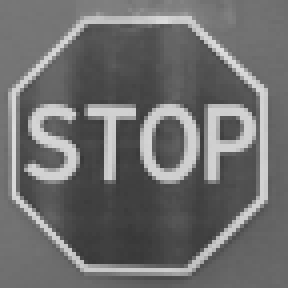
//> input picture openCV/Poligon0.png, 72 x 72 px (shown 4 times larger)
$ ./desk   (built with g++ and OpenCV 4)
//> lines starting //> are read from the running program, lines starting //| are printed output that depends on the picture
### openCV/head.h
#include "stdafx.h"
#include <cv.h>
#include <highgui.h>
#include <stdlib.h>
#include <stdio.h>
#include <vector>
#include <iostream>
#include <algorithm>
#include <ctime>
#include <string>
using namespace cv;
using namespace std;

void init(Mat original, Mat maske, string id);
Mat Result(Mat first, int counter, int f);

### openCV/stdafx.h
// stdafx.h : include file for standard system include files,
// or project specific include files that are used frequently, but
// are changed infrequently
//

#pragma once

#include "targetver.h"

#include <stdio.h>
#include <tchar.h>


// TODO: reference additional headers your program requires here

### openCV/desk.cpp
#include "stdafx.h"
#include "head.h"
#define color_depth 64

struct object
{
	Mat image;
	string identifier;
};
// [7 lines left out: function ctv_thresholds, not called in this run]
int j = 0;
vector <object> mask;

int tesserakt()
{
	object a;

	a.image = imread("Poligon0.png", CV_LOAD_IMAGE_GRAYSCALE);
//> a.image is the input picture: 72 rows x 72 cols, CV_8UC1; min 55, max 221, mean 109.8
	//GaussianBlur( a.image, a.image, Size(5,5), 1.0);
	//ctv_thresholds(a.image, color_depth);
	a.identifier = "STOP";
	mask.push_back(a);

	//a.image = imread("Poligon1.png", CV_LOAD_IMAGE_GRAYSCALE);
	//a.identifier = "left";
	//mask.push_back(a);

	a.image = imread("Poligon2.png", CV_LOAD_IMAGE_GRAYSCALE);
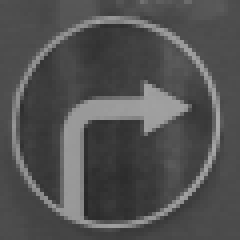
//> input picture openCV/Poligon2.png, 60 x 60 px (shown 4 times larger)
//> a.image is the input picture: 60 rows x 60 cols, CV_8UC1; min 39, max 170, mean 81.5
	//GaussianBlur( a.image, a.image, Size(5,5), 1.0);
	//ctv_thresholds(a.image, color_depth);
	a.identifier = "RIGHT ";
	mask.push_back(a);


	//GaussianBlur( mask[0], mask[0], Size(5,5), 1.0);
	//ctv_thresholds(mask[0], color_depth);
	for(int g = 0; g < 2; g++)
	{
		for(int i = mask[g].image.cols; i > 15; i-=5)
			{
				resize(mask[g].image, a.image, Size(i, i), 0, 0, INTER_LINEAR );
				a.identifier = mask[g].identifier;
				mask.push_back(a);
				j++;
			}
	}
//> this loop made 2 passes
//> j on passes 1 to 2: 12, 21
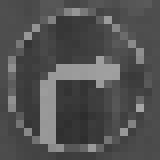
//> a.image: 20 rows x 20 cols, CV_8UC1 (shown 8 times larger); min 45, max 166, mean 82
//> after the loop, mask = 23 items; j = 21
	//GaussianBlur(frame, frame, Size(5,5), 1.0);
   // ctv_thresholds(frame, color_depth);


    return 0;
}
// [39 lines left out: function main, not called in this run]

// added to run one function of the file
int main() { tesserakt(); }
